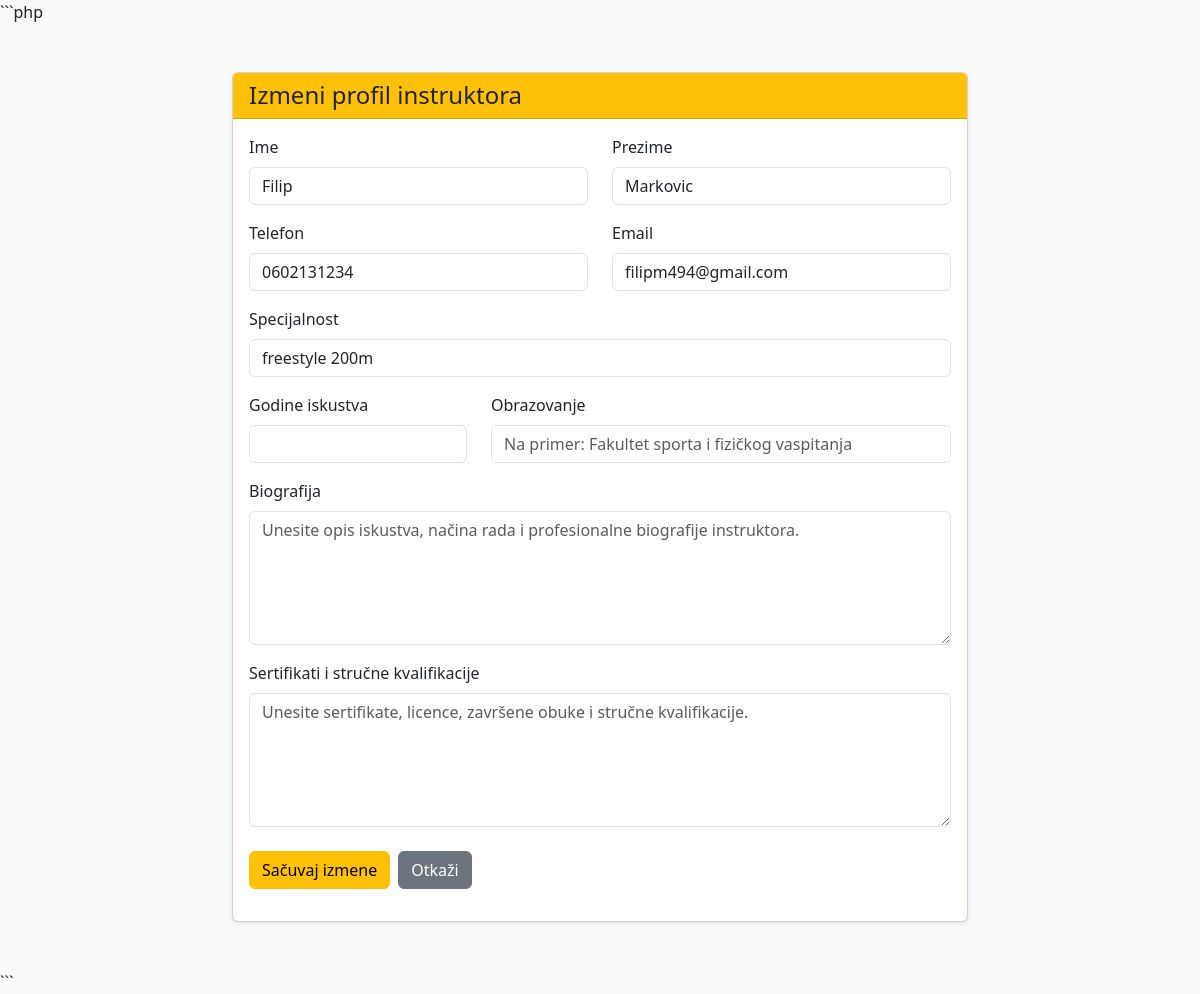
The app's page /plivanje_projekat/izmeni_instruktora.php?id=3 (signed in) with its own data.
### tables this page shows
CREATE TABLE IF NOT EXISTS `instruktori` (
  `id` int NOT NULL AUTO_INCREMENT,
  `ime` varchar(50) NOT NULL,
  `prezime` varchar(50) NOT NULL,
  `telefon` varchar(30) DEFAULT NULL,
  `email` varchar(100) DEFAULT NULL,
  `specijalnost` varchar(100) DEFAULT NULL,
  `biografija` text,
  `godine_iskustva` int DEFAULT NULL,
  `sertifikati_opis` text,
  `obrazovanje` varchar(255) DEFAULT NULL,
  PRIMARY KEY (`id`)
);

### plivanje_projekat/classes/BaseModel.php (called while the page is built, shortened)
<?php
require_once __DIR__ . '/../config/Database.php';
class BaseModel
{
    public function __construct()
    {
        $database = new Database();
        $this->connection = $database->connect();
    }
}

### plivanje_projekat/config/Database.php (called while the page is built)
<?php
class Database
{
    private string $host = 'localhost';
    private string $databaseName = 'plivanje_db';
    private string $username = 'root';
    private string $password = '';
    private ?PDO $connection = null;
    public function connect(): PDO
    {
        if ($this->connection === null) {
            try {
                $dsn = "mysql:host={$this->host};dbname={$this->databaseName};charset=utf8mb4";
                $this->connection = new PDO(
                    $dsn,
                    $this->username,
                    $this->password
                );
                $this->connection->setAttribute(
                    PDO::ATTR_ERRMODE,
                    PDO::ERRMODE_EXCEPTION
                );
                $this->connection->setAttribute(
                    PDO::ATTR_DEFAULT_FETCH_MODE,
                    PDO::FETCH_ASSOC
                );
            } catch (PDOException $exception) {
                die('Greška pri povezivanju sa bazom: ' . $exception->getMessage());
            }
        }
        return $this->connection;
    }
}

### plivanje_projekat/classes/Instruktor.php (called while the page is built, shortened)
<?php
require_once __DIR__ . '/BaseModel.php';
class Instruktor extends BaseModel implements CrudInterface
{
    public function findById(int $id): array|false
    {
        $sql = "SELECT * FROM instruktori WHERE id = :id";
        $stmt = $this->connection->prepare($sql);
        $stmt->execute([
            ':id' => $id
        ]);
        return $stmt->fetch();
    }
}

### plivanje_projekat/izmeni_instruktora.php (the view, shortened to what this page needs)
<?php
require_once __DIR__ . '/classes/Instruktor.php';
$instruktorModel = new Instruktor();
$id = filter_input(
    INPUT_GET,
    'id',
    FILTER_VALIDATE_INT
);
$instruktor = $instruktorModel->findById($id);
?>
<!DOCTYPE html>
<html lang="sr">
<head>
    <link
        href="https://cdn.jsdelivr.net/npm/bootstrap@5.3.3/dist/css/bootstrap.min.css"
        rel="stylesheet"
    >
</head>
<body class="bg-light">
<div class="container py-5">
    <div class="row justify-content-center">
        <div class="col-lg-8">
            <div class="card shadow-sm">
                <div class="card-header bg-warning">
                    <h1 class="h4 mb-0">
                        Izmeni profil instruktora
                    </h1>
                </div>
                <div class="card-body">
                    <form method="POST">
                        <div class="row">
                            <div class="col-md-6 mb-3">
                                <label
                                    for="ime"
                                    class="form-label"
                                >
                                    Ime
                                </label>
                                <input
                                    type="text"
                                    class="form-control"
                                    id="ime"
                                    name="ime"
                                    value="<?= htmlspecialchars(
                                        $_POST['ime']
                                        ?? $instruktor['ime']
                                    ) ?>"
                                    required
                                >
                            </div>
                            <div class="col-md-6 mb-3">
                                <label
                                    for="prezime"
                                    class="form-label"
                                >
                                    Prezime
                                </label>
                                <input
                                    type="text"
                                    class="form-control"
                                    id="prezime"
                                    name="prezime"
                                    value="<?= htmlspecialchars(
                                        $_POST['prezime']
                                        ?? $instruktor['prezime']
                                    ) ?>"
                                    required
                                >
                            </div>
                        </div>
                        <div class="row">
                            <div class="col-md-6 mb-3">
                                <label
                                    for="telefon"
                                    class="form-label"
                                >
                                    Telefon
                                </label>
                                <input
                                    type="text"
                                    class="form-control"
                                    id="telefon"
                                    name="telefon"
                                    value="<?= htmlspecialchars(
                                        $_POST['telefon']
                                        ?? $instruktor['telefon']
                                        ?? ''
                                    ) ?>"
                                >
                            </div>
                            <div class="col-md-6 mb-3">
                                <label
                                    for="email"
                                    class="form-label"
                                >
                                    Email
                                </label>
                                <input
                                    type="email"
                                    class="form-control"
                                    id="email"
                                    name="email"
                                    value="<?= htmlspecialchars(
                                        $_POST['email']
                                        ?? $instruktor['email']
                                        ?? ''
                                    ) ?>"
                                >
                            </div>
                        </div>
                        <div class="mb-3">
                            <label
                                for="specijalnost"
                                class="form-label"
                            >
                                Specijalnost
                            </label>
                            <input
                                type="text"
                                class="form-control"
                                id="specijalnost"
                                name="specijalnost"
                                placeholder="Na primer: kraul, početnici, takmičarsko plivanje..."
                                value="<?= htmlspecialchars(
                                    $_POST['specijalnost']
                                    ?? $instruktor['specijalnost']
                                    ?? ''
                                ) ?>"
                            >
                        </div>
                        <div class="row">
                            <div class="col-md-4 mb-3">
                                <label
                                    for="godine_iskustva"
                                    class="form-label"
                                >
                                    Godine iskustva
                                </label>
                                <input
                                    type="number"
                                    class="form-control"
                                    id="godine_iskustva"
                                    name="godine_iskustva"
                                    min="0"
                                    value="<?= htmlspecialchars(
                                        $_POST['godine_iskustva']
                                        ?? $instruktor['godine_iskustva']
                                        ?? ''
                                    ) ?>"
                                >
                            </div>
                            <div class="col-md-8 mb-3">
                                <label
                                    for="obrazovanje"
                                    class="form-label"
                                >
                                    Obrazovanje
                                </label>
                                <input
                                    type="text"
                                    class="form-control"
                                    id="obrazovanje"
                                    name="obrazovanje"
                                    placeholder="Na primer: Fakultet sporta i fizičkog vaspitanja"
                                    value="<?= htmlspecialchars(
                                        $_POST['obrazovanje']
                                        ?? $instruktor['obrazovanje']
                                        ?? ''
                                    ) ?>"
                                >
                            </div>
                        </div>
                        <div class="mb-3">
                            <label
                                for="biografija"
                                class="form-label"
                            >
                                Biografija
                            </label>
                            <textarea
                                class="form-control"
                                id="biografija"
                                name="biografija"
                                rows="5"
                                placeholder="Unesite opis iskustva, načina rada i profesionalne biografije instruktora."
                            ><?= htmlspecialchars(
                            ) ?></textarea>
                        </div>
                        <div class="mb-4">
                            <label
                                for="sertifikati_opis"
                                class="form-label"
                            >
                                Sertifikati i stručne kvalifikacije
                            </label>
                            <textarea
                                class="form-control"
                                id="sertifikati_opis"
                                name="sertifikati_opis"
                                rows="5"
                                placeholder="Unesite sertifikate, licence, završene obuke i stručne kvalifikacije."
                            ><?= htmlspecialchars(
                            ) ?></textarea>
                        </div>
                        <div class="d-flex gap-2">
                            <button
                                type="submit"
                                class="btn btn-warning"
                            >
                                Sačuvaj izmene
                            </button>
                            <a
                                href="profil_instruktora.php?id=<?= (int) $instruktor['id'] ?>"
                                class="btn btn-secondary"
                            >
                                Otkaži
                            </a>
                        </div>
                    </form>
                </div>
            </div>
        </div>
    </div>
</div>
</body>
</html>

### records on screen
instruktori: ime "Filip", prezime "Markovic", telefon "0602131234", email "filipm494@gmail.com", specijalnost "freestyle 200m"
